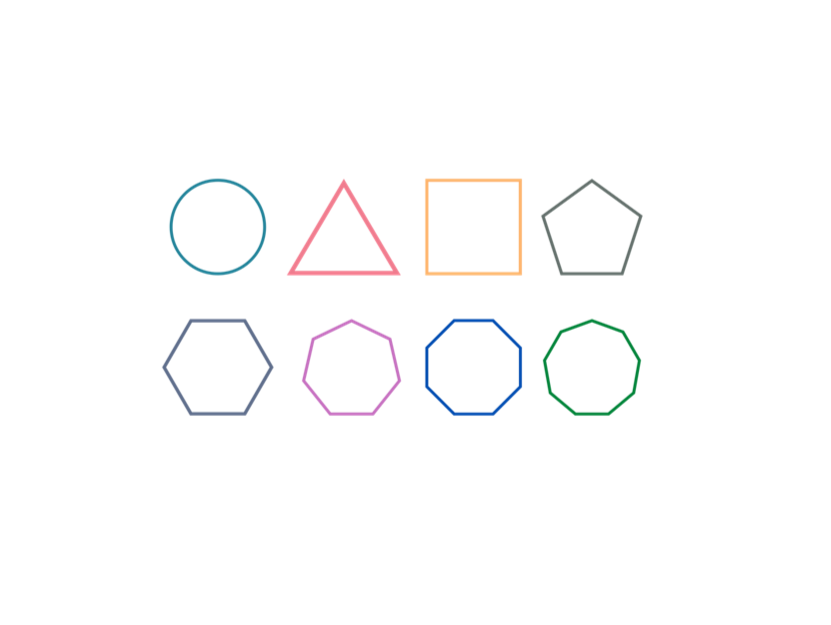
#> input picture PVSO_skusanie/shapes_crop.png, 831 x 625 px
$ python PVSO_recog.py
#> lines starting #> are read from the running program, lines starting #| are printed output that depends on the picture; after the words box and inside, x2 and y2 are one past the last pixel; in counts of white or black regions, pixels touching at a corner belong together

from cv2 import circle
import numpy as np
import cv2 as cv

img = cv.imread('shapes_crop.png')
#> img is the input picture: shape (625, 831, 3); mean B, G, R 253.2, 253, 253
imgGrey = cv.cvtColor(img, cv.COLOR_BGR2GRAY)
canny = cv.Canny(imgGrey,125,175)
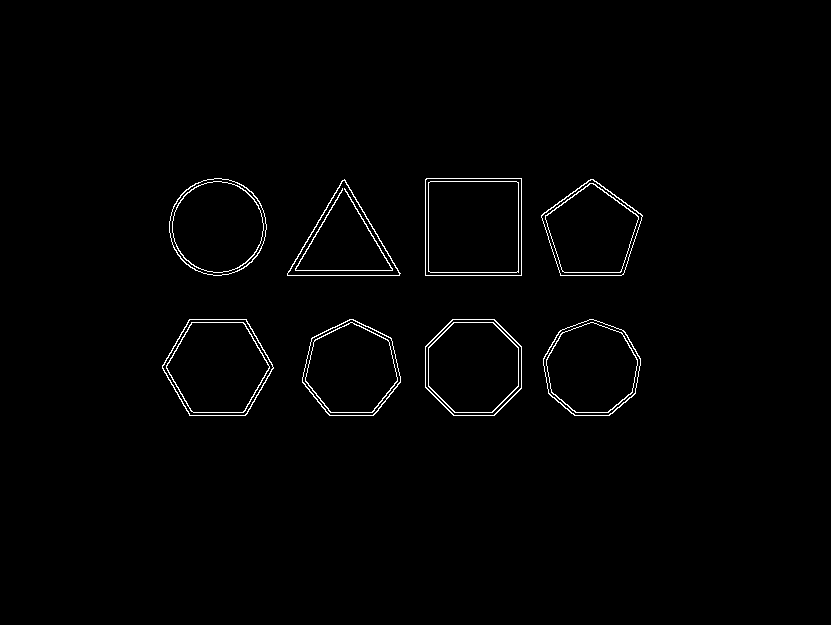
#> canny: shape (625, 831); 1.1% white in thin lines or dots, all inside (x1, y1, x2, y2) = (162, 178, 643, 416)
ret, thrash = cv.threshold(canny, 240, 255, cv.THRESH_BINARY)
contours, hierarchy = cv.findContours(thrash, cv.RETR_TREE, cv.CHAIN_APPROX_NONE)
#> contours = 31 contours; largest, box (x1, y1, x2, y2) and area: (425, 178, 522, 276) 9312, (425, 178, 522, 276) 9308, (428, 181, 519, 273) 8184, (428, 181, 519, 273) 8182, (162, 319, 274, 416) 8082

# [6 lines of commented-out code are left out]
for contour in contours:
    approx = cv.approxPolyDP(contour, 0.01 * cv.arcLength(contour, True), True) #zjednodusi geometriu kontur, cim urobi geometrickke udaje menej zsumene
    cv.drawContours(img, [approx], 0, (0, 0, 0), 2)
    x = approx.ravel()[0]
    y = approx.ravel()[1]
    if len(approx) <= 12 and cv.arcLength(contour, True) > 50:
        nazov = str(len(approx)) + "Uholnik"
        cv.putText(img, nazov, (x, y), cv.FONT_HERSHEY_COMPLEX, 0.7, (0, 0, 0))
    else:
        cv.putText(img, 'Kruh', (x, y), cv.FONT_HERSHEY_COMPLEX, 0.7, (0, 0, 0))
#> this loop made 31 passes
#> (approx, x, y, nazov) on passes 21, 22, 24, 25, 26, 27: ([[400, 273], [344, 179], [287, 275]], 400, 273, '3Uholnik'), ([[287, 273], [344, 180], [399, 274]], 287, 273, '3Uholnik'), ([[426, 178], [425, 275], [521, 275], [521, 178]], 426, 178, '4Uholnik'), ([[427, 178], [521, 179], [520, 275], [425, 274]], 427, 178, '4Uholnik'), ([[428, 182], [428, 271], [518, 272], [518, 182]], 428, 182, '4Uholnik'), ([[430, 181], [518, 183], [516, 272], [428, 270]], 430, 181, '4Uholnik')
#> (x, y, nazov) on passes 1 to 6: (560, 330, '9Uholnik'), (589, 319, '9Uholnik'), (562, 332, '9Uholnik'), (590, 322, '9Uholnik'), (452, 319, '8Uholnik'), (453, 319, '8Uholnik')
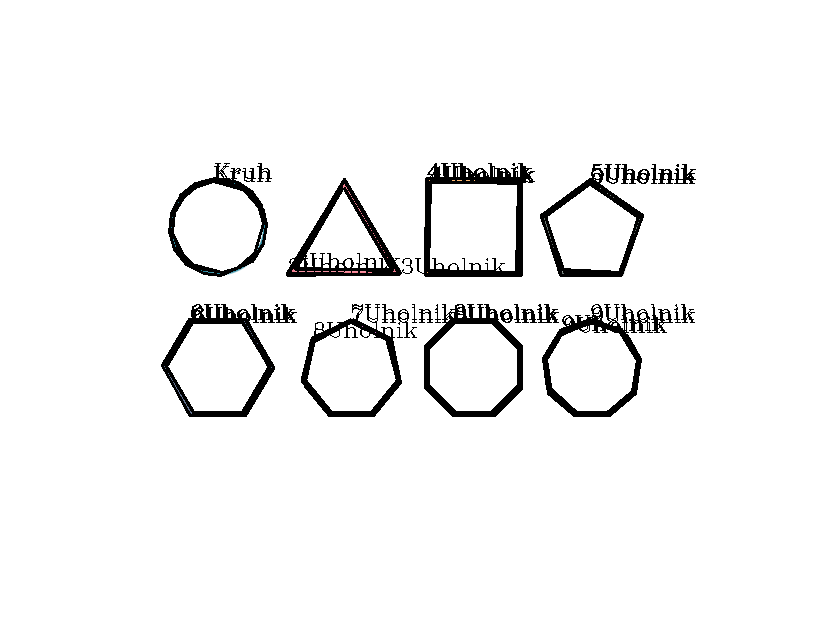
#> img: shape (625, 831, 3); 4.44% of pixels changed, all inside (x1, y1, x2, y2) = (161, 163, 696, 417)

blank = np.zeros(img.shape, dtype='uint8')
cv.drawContours(blank,contours, -1, (0,0,255), 2)
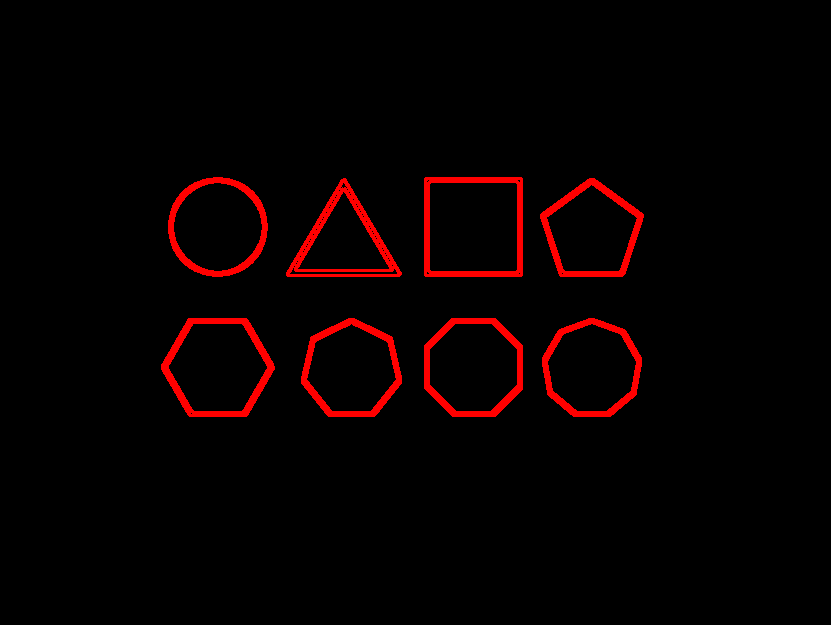
#> blank: shape (625, 831, 3); mean of channels 0, 1, 2 0, 0, 8.2; drawn as B, G, R
cv.imshow('contures', blank)
cv.imshow('shapes', img)
cv.waitKey(0)
cv.destroyAllWindows()

$ run again, with PVSO_skusanie/shapes3.png copied over PVSO_skusanie/shapes_crop.png
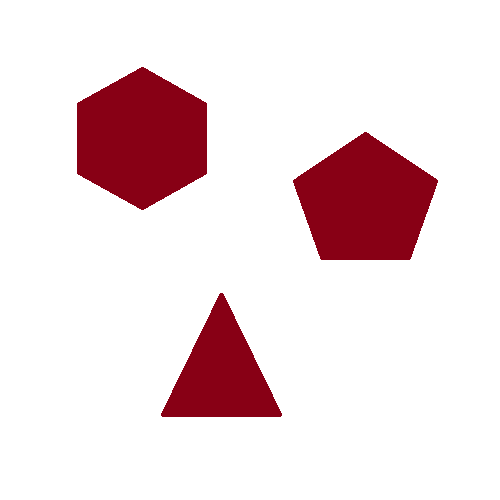
#> input picture PVSO_skusanie/shapes3.png, 500 x 500 px
#> img is the input picture: shape (500, 500, 3); mean B, G, R 222.5, 219.6, 238.5
#> imgGrey: shape (500, 500); values 43 (black) and 255 (white), 86.1% white; 3 black regions, box (x1, y1, x2, y2) and area: (77, 67, 207, 210) 13948, (293, 132, 438, 260) 12939, (161, 293, 282, 417) 7864
#> canny: shape (500, 500); 0.5% white in thin lines or dots, all inside (x1, y1, x2, y2) = (76, 66, 438, 417)
#> contours = 6 contours; box (x1, y1, x2, y2) and area: (76, 66, 207, 210) 13960, (76, 66, 207, 210) 13928, (292, 131, 438, 260) 12917, (292, 131, 438, 260) 12867, (160, 292, 282, 417) 7803, (160, 292, 282, 417) 7801
#> the loop `for contour in contours:` made 6 passes
#> (approx, x, y, nazov) on passes 1 to 2: ([[221, 292], [161, 416], [281, 416]], 221, 292, '3Uholnik'), ([[221, 292], [280, 416], [160, 414]], 221, 292, '3Uholnik')
#> after the loop `for contour in contours:`:
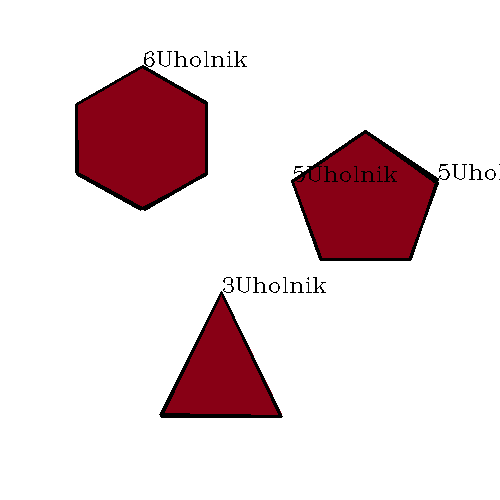
#> img: shape (500, 500, 3); 2.29% of pixels changed, all inside (x1, y1, x2, y2) = (75, 51, 500, 418)
#> `cv.drawContours(blank,contours, -1, (0,0,255), 2)`:
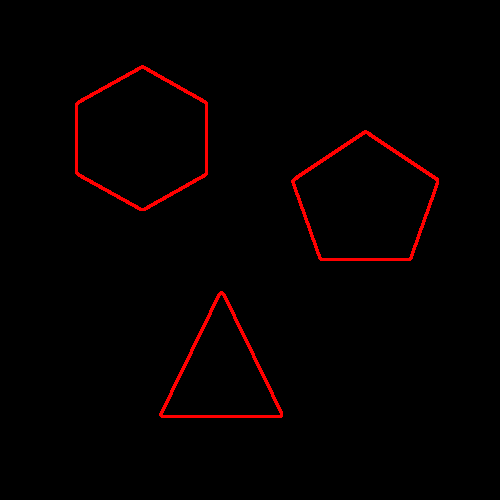
#> blank: shape (500, 500, 3); mean of channels 0, 1, 2 0, 0, 4.5; drawn as B, G, R
